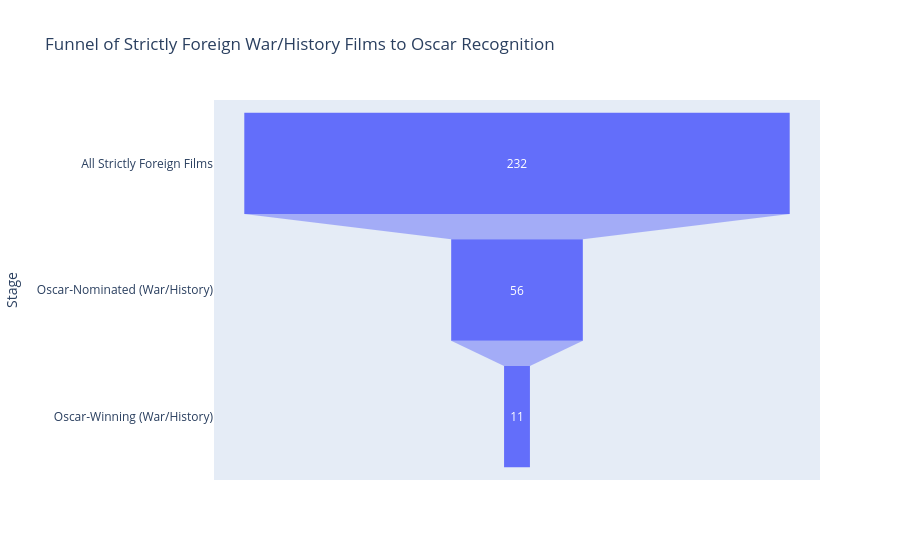

Write notebook code for a chart like this one.
### Markdown cell above
### **Tackling down to the numbers**

### Code cell
# Funnel data: all strictly foreign, then those with War/History, then nominated, then winners
total_strictly_foreign = len(strictly_foreign_films_df)
sf_war_history = strictly_foreign_films_df[
    strictly_foreign_films_df['genres_list'].apply(
        lambda genres: isinstance(genres, list) and any(g in ["War", "History"] for g in genres)
    )
]
nominated = (sf_war_history['num_oscar_nominations'] > 0).sum()
winners = (sf_war_history['num_oscar_wins'] > 0).sum()

funnel_data = {
    "Stage": [
        "All Strictly Foreign Films",
        "Oscar-Nominated (War/History)",
        "Oscar-Winning (War/History)"
    ],
    "Count": [
        total_strictly_foreign,
        nominated,
        winners
    ]
}

fig = px.funnel(funnel_data, x="Count", y="Stage", title="Funnel of Strictly Foreign War/History Films to Oscar Recognition")
fig.show()

### Figure 1 — Plotly figure (JSON) as saved in the notebook; plotly's stock layout.template omitted (floating-point values rounded to 4 significant figures)
{"data": [{"hovertemplate": "Count=%{x}<br>Stage=%{y}<extra></extra>", "legendgroup": "", "marker": {"color": "#636efa"}, "name": "", "orientation": "h", "showlegend": false, "type": "funnel", "x": [232, 56, 11], "xaxis": "x", "y": ["All Strictly Foreign Films", "Oscar-Nominated (War/History)", "Oscar-Winning (War/History)"], "yaxis": "y"}], "layout": {"legend": {"tracegroupgap": 0}, "title": {"text": "Funnel of Strictly Foreign War/History Films to Oscar Recognition"}, "xaxis": {"anchor": "y", "domain": [0, 1], "title": {"text": "Count"}}, "yaxis": {"anchor": "x", "domain": [0, 1], "title": {"text": "Stage"}}}}
